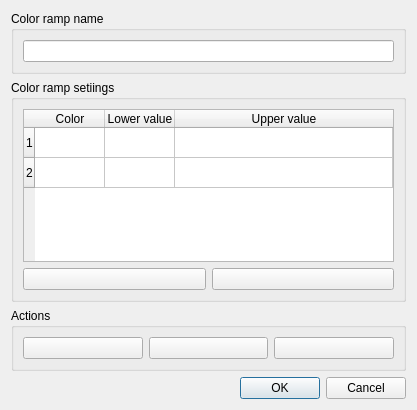
<?xml version="1.0" encoding="UTF-8"?>
<ui version="4.0">
 <class>Dialog</class>
 <widget class="QDialog" name="Dialog">
  <property name="geometry">
   <rect>
    <x>0</x>
    <y>0</y>
    <width>417</width>
    <height>410</height>
   </rect>
  </property>
  <property name="windowTitle">
   <string>Dialog</string>
  </property>
  <layout class="QVBoxLayout" name="verticalLayout_3">
   <item>
    <widget class="QGroupBox" name="groupBox">
     <property name="title">
      <string>Color ramp name</string>
     </property>
     <layout class="QVBoxLayout" name="verticalLayout_2">
      <item>
       <widget class="QLineEdit" name="lineEdit_name"/>
      </item>
     </layout>
    </widget>
   </item>
   <item>
    <widget class="QGroupBox" name="groupBox_2">
     <property name="title">
      <string>Color ramp setiings</string>
     </property>
     <layout class="QGridLayout" name="gridLayout_2">
      <item row="1" column="1">
       <widget class="QPushButton" name="pushButton_remove">
        <property name="text">
         <string/>
        </property>
        <property name="icon">
         <iconset>
          <normaloff>:/plugins/PostTelemac/icons/Delete_48x48.png</normaloff>:/plugins/PostTelemac/icons/Delete_48x48.png</iconset>
        </property>
       </widget>
      </item>
      <item row="1" column="0">
       <widget class="QPushButton" name="pushButton_add">
        <property name="text">
         <string/>
        </property>
        <property name="icon">
         <iconset>
          <normaloff>:/plugins/PostTelemac/icons/Add_48x48.png</normaloff>:/plugins/PostTelemac/icons/Add_48x48.png</iconset>
        </property>
       </widget>
      </item>
      <item row="0" column="0" colspan="2">
       <widget class="QTableWidget" name="tableWidget">
        <property name="rowCount">
         <number>2</number>
        </property>
        <attribute name="horizontalHeaderDefaultSectionSize">
         <number>70</number>
        </attribute>
        <attribute name="horizontalHeaderStretchLastSection">
         <bool>true</bool>
        </attribute>
        <attribute name="verticalHeaderStretchLastSection">
         <bool>false</bool>
        </attribute>
        <row/>
        <row/>
        <column>
         <property name="text">
          <string>Color</string>
         </property>
        </column>
        <column>
         <property name="text">
          <string>Lower value</string>
         </property>
        </column>
        <column>
         <property name="text">
          <string>Upper value</string>
         </property>
        </column>
       </widget>
      </item>
     </layout>
    </widget>
   </item>
   <item>
    <widget class="QGroupBox" name="groupBox_3">
     <property name="title">
      <string>Actions</string>
     </property>
     <layout class="QHBoxLayout" name="horizontalLayout">
      <item>
       <widget class="QPushButton" name="pushButton_5">
        <property name="toolTip">
         <string>Load</string>
        </property>
        <property name="text">
         <string/>
        </property>
        <property name="icon">
         <iconset>
          <normaloff>:/plugins/PostTelemac/icons/Open_48x48.png</normaloff>:/plugins/PostTelemac/icons/Open_48x48.png</iconset>
        </property>
       </widget>
      </item>
      <item>
       <widget class="QPushButton" name="pushButton_3">
        <property name="toolTip">
         <string>Save</string>
        </property>
        <property name="text">
         <string/>
        </property>
        <property name="icon">
         <iconset>
          <normaloff>:/plugins/PostTelemac/icons/Save_48x48.png</normaloff>:/plugins/PostTelemac/icons/Save_48x48.png</iconset>
        </property>
       </widget>
      </item>
      <item>
       <widget class="QPushButton" name="pushButton_4">
        <property name="toolTip">
         <string>Delete</string>
        </property>
        <property name="text">
         <string/>
        </property>
        <property name="icon">
         <iconset>
          <normaloff>:/plugins/PostTelemac/icons/Remove_48x48.png</normaloff>:/plugins/PostTelemac/icons/Remove_48x48.png</iconset>
        </property>
       </widget>
      </item>
     </layout>
    </widget>
   </item>
   <item>
    <widget class="QDialogButtonBox" name="bb_valide">
     <property name="cursor">
      <cursorShape>PointingHandCursor</cursorShape>
     </property>
     <property name="orientation">
      <enum>Qt::Horizontal</enum>
     </property>
     <property name="standardButtons">
      <set>QDialogButtonBox::Cancel|QDialogButtonBox::Ok</set>
     </property>
     <property name="centerButtons">
      <bool>false</bool>
     </property>
    </widget>
   </item>
  </layout>
 </widget>
 <resources/>
 <connections>
  <connection>
   <sender>bb_valide</sender>
   <signal>accepted()</signal>
   <receiver>Dialog</receiver>
   <slot>accept()</slot>
   <hints>
    <hint type="sourcelabel">
     <x>208</x>
     <y>389</y>
    </hint>
    <hint type="destinationlabel">
     <x>208</x>
     <y>204</y>
    </hint>
   </hints>
  </connection>
  <connection>
   <sender>bb_valide</sender>
   <signal>rejected()</signal>
   <receiver>Dialog</receiver>
   <slot>reject()</slot>
   <hints>
    <hint type="sourcelabel">
     <x>208</x>
     <y>389</y>
    </hint>
    <hint type="destinationlabel">
     <x>208</x>
     <y>204</y>
    </hint>
   </hints>
  </connection>
 </connections>
</ui>
